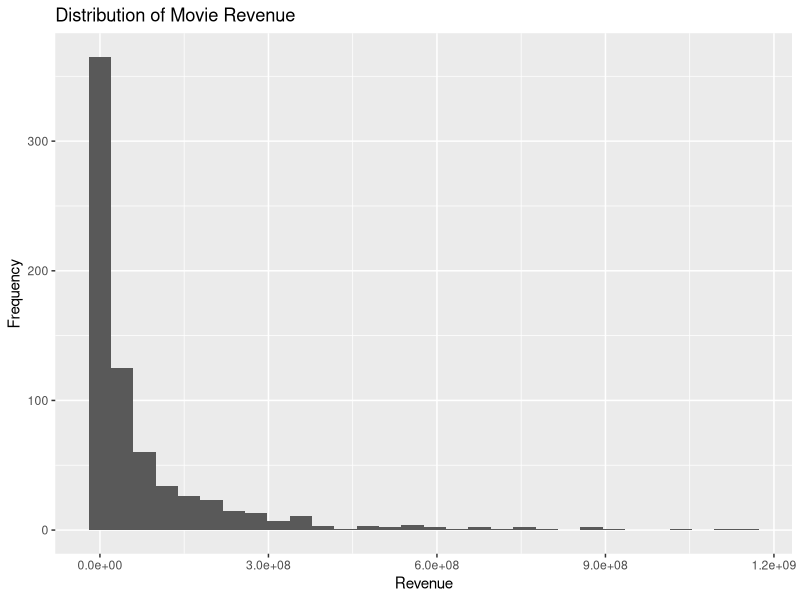
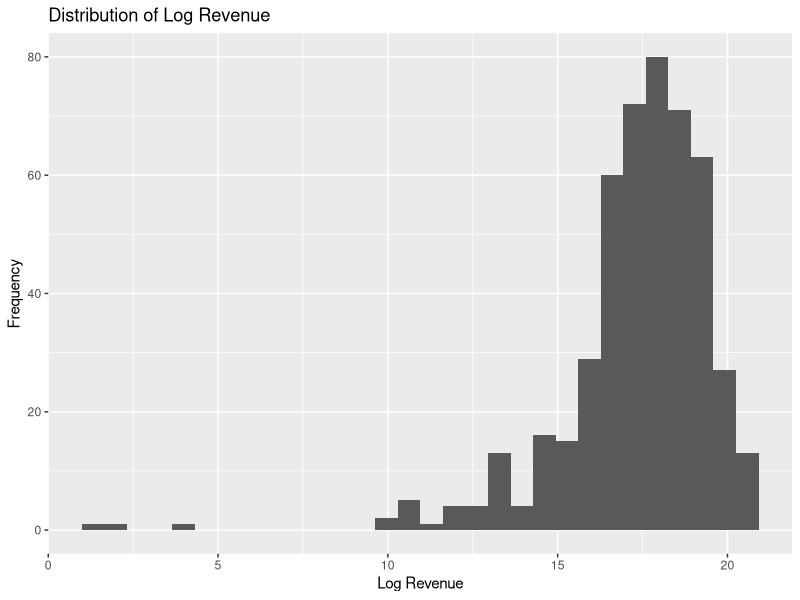
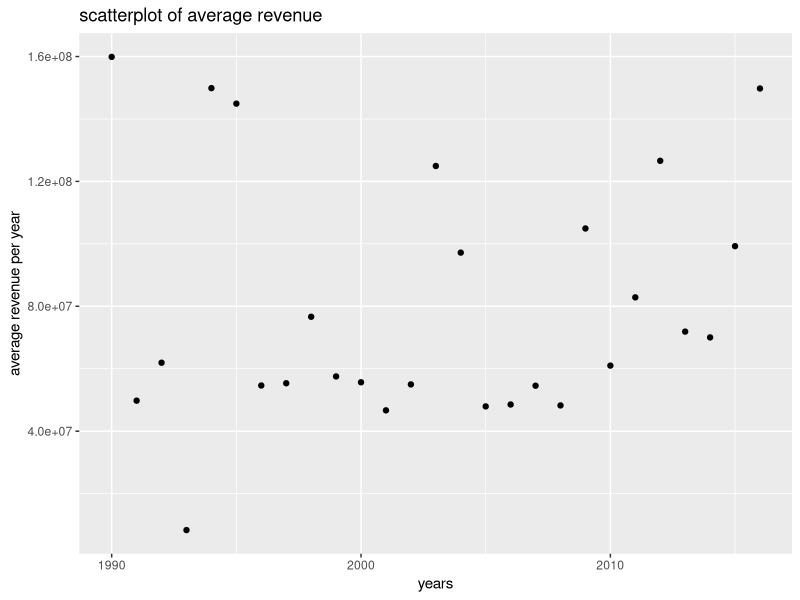
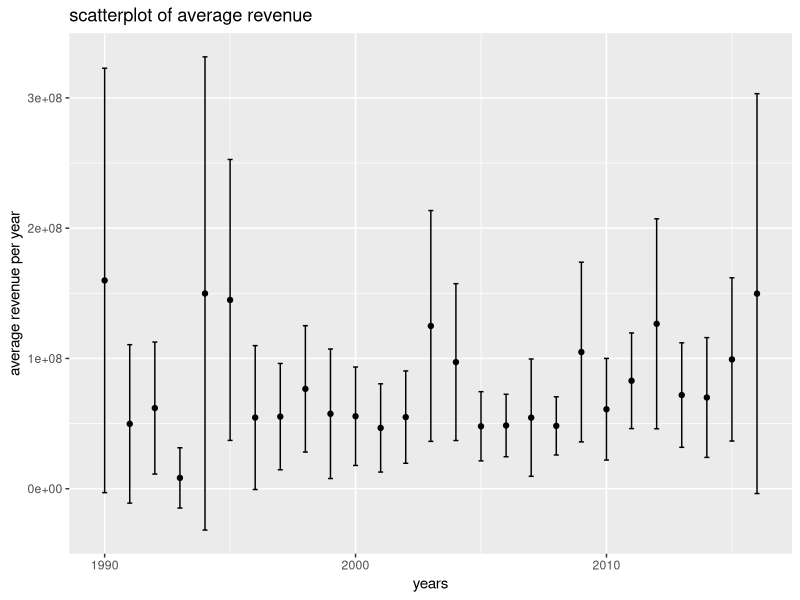

The R script that drew these images, in order:
## ---- chunk 1
knitr::opts_chunk$set(echo = TRUE)
## ---- chunk 2
#WRITE YOUR CODE HERE
dataset = read.delim("data/movies3.tsv")
library(tidyverse)
library(dplyr)
nrow(dataset)
ncol(dataset)
head(dataset)
## ---- chunk 3
#WRITE YOUR CODE HERE
str(dataset)
head(dataset)
## ---- chunk 4

#WRITE YOUR CODE HERE
revenue_summary = dataset %>%
  summarize(
    mean_revenue = mean(revenue, na.rm = TRUE),
    median_revenue = median(revenue, na.rm= TRUE),
    max_revenue = max(revenue, na.rm = TRUE),
    min_revenue = min(revenue, na.rm = TRUE)
    
  )
    print(revenue_summary)
## ---- chunk 5

#WRITE YOUR CODE HERE
top_revenue = dataset %>%
  filter(revenue == max(revenue, na.rm = TRUE)) %>%
  select(title, revenue)#

min_revenue = dataset %>%
  filter(revenue == min(revenue, na.rm = TRUE)) %>%
  select(title, revenue) 

print(top_revenue)
print(min_revenue)
## ---- chunk 6
#WRITE YOUR CODE HERE
ggplot(dataset, aes(x = revenue)) +
  geom_histogram() +
  labs(
    title = "Distribution of Movie Revenue",
    x = "Revenue",
    y = "Frequency"
  )
## ---- chunk 7

#WRITE YOUR CODE HERE
dataset = dataset %>%
  mutate(log_revenue = log(revenue))

zero_revenue = dataset %>%
  filter(revenue == 0) %>%
  select(revenue, log_revenue)

  head(zero_revenue)

average_log_revenue = mean(dataset$log_revenue, na.rm = TRUE)
print(average_log_revenue)
## ---- chunk 8

#WRITE YOUR CODE HERE
dataset = dataset %>%
  mutate(log_revenue = na_if(log_revenue, -Inf))

log_revenue_no_na = dataset$log_revenue[!is.na(dataset$log_revenue)]

mean(log_revenue_no_na)

ggplot(dataset, aes(x = log_revenue)) +
  geom_histogram() +
  labs(
    title = "Distribution of Log Revenue",
    x = "Log Revenue",
    y = "Frequency"
  )
## ---- chunk 9

#WRITE YOUR CODE 
dataset = dataset %>%
  mutate(log_revenue = na_if(log_revenue, -Inf))

revenue_mean = mean(dataset$revenue)
revenue_sd = sd(dataset$revenue)
revenue_n = nrow(dataset)

revenue_skewness =
  (1 / revenue_n) *
  sum(((dataset$revenue - revenue_mean) / revenue_sd)^3, na.rm = TRUE)

revenue_kurtosis =
  (1 / revenue_n) *
  sum(((dataset$revenue - revenue_mean) / revenue_sd)^4, na.rm = TRUE) - 3

print(revenue_skewness)
print(revenue_kurtosis)

log_revenue = dataset$log_revenue[!is.na(dataset$log_revenue)]

log_n = sum(!is.na(dataset$log_revenue))
log_mean = mean(log_revenue)
log_sd = sd(log_revenue)

log_skewness =
  (1 / log_n) *
  sum(((log_revenue - log_mean) / log_sd)^3)

log_kurtosis =
  (1 / log_n) *
  sum(((log_revenue - log_mean) / log_sd)^4) - 3

print(log_skewness)
print(log_kurtosis)
## ---- chunk 10
movies <- read.delim("data/movies3.tsv")
## ---- chunk 11
#github test
mean(movies$vote_average)

## ---- chunk 12
#WRITE YOUR CODE HERE

## ---- chunk 13
#WRITE YOUR CODE HERE

## ---- chunk 14
#WRITE YOUR CODE HERE

## ---- chunk 15
#WRITE YOUR CODE HERE

## ---- chunk 16
result <- t.test(dataset$revenue, conf.level = 0.90)

result$estimate
result$conf.int

## ---- chunk 17
table(dataset$director_gender)

## ---- chunk 18
#WRITE YOUR CODE HERE
dataset$SexDum<-NA
dataset$SexDum[dataset$director_gender=="male"]<-1
dataset$SexDum[dataset$director_gender=="female"]<-0
table(dataset$SexDum)

binom.test(588, 653, 0.5)

## ---- chunk 19
dataset$revenue_in_millions <- dataset$revenue / 1000000
manvariance<-var(dataset$revenue_in_millions[dataset$director_gender=="male"],na.rm=TRUE)
womanvariance<-var(dataset$revenue_in_millions[dataset$director_gender=="female"],na.rm=TRUE)

manvariance
womanvariance
## ---- chunk 20
female_revenue <- dataset$revenue_in_millions[dataset$director_gender == "female"]
female_revenue <- female_revenue[!is.na(female_revenue)]

n <- length(female_revenue)
df <- n - 1

chisq <- df * womanvariance / manvariance

pval <- 2 * min(pchisq(chisq, df), 1 - pchisq(chisq, df))


n
df
chisq
pval

## ---- chunk 21
library(ggplot2)
library(dplyr)

year_data <- dataset |>
  group_by(release_year) |>
  summarize(
    mean_revenue = mean(revenue, na.rm = TRUE)
  )

head(year_data)

ggplot(year_data, aes(x = release_year, y = mean_revenue, na.rm = TRUE)) +
  geom_point() +
  labs(
    title = "scatterplot of average revenue ",
    x = "years",
    y = "average revenue per year"
  )
## ---- chunk 22
years <- sort(unique(dataset$release_year))
year_data <- data.frame(
  release_year = years,
  
  mean_revenue = sapply(years, function(y) {
    t.test(dataset$revenue[dataset$release_year == y])$estimate
  }),
  
  lower = sapply(years, function(y) {
    t.test(dataset$revenue[dataset$release_year == y])$conf.int[1]
  }),
  
  upper = sapply(years, function(y) {
    t.test(dataset$revenue[dataset$release_year == y])$conf.int[2]
  })
)

ggplot(year_data, aes(x = release_year, y = mean_revenue, na.rm = TRUE)) +
  geom_point() +
  geom_errorbar(
    aes(ymin = lower, ymax = upper),
    width = 0.2
  ) +
  labs(
    title = "scatterplot of average revenue ",
    x = "years",
    y = "average revenue per year"
  )
## ---- chunk 23
year_data$n <- sapply(years, function(y) {
  length(dataset$revenue[
    dataset$release_year == y & !is.na(dataset$revenue)
  ])
})

year_data$sd_revenue <- sapply(years, function(y) {
  sd(dataset$revenue[dataset$release_year == y], na.rm = TRUE)
})

year_data$ci_width <- year_data$upper - year_data$lower

year_data[
  order(-year_data$ci_width),
  c("release_year", "n", "sd_revenue", "ci_width")
]
## ---- chunk 24
#WRITE YOUR CODE HERE

## ---- chunk 25
#WRITE YOUR CODE HERE

## ---- chunk 26
#WRITE YOUR CODE HERE

## ---- chunk 27
#WRITE YOUR CODE HERE

## ---- chunk 28
#WRITE YOUR CODE HERE

## ---- chunk 29
#WRITE YOUR CODE HERE

## ---- chunk 30
#WRITE YOUR CODE HERE

## ---- chunk 31
#WRITE YOUR CODE HERE

## ---- chunk 32
#WRITE YOUR CODE HERE

## ---- chunk 33
#WRITE YOUR CODE HERE

## ---- chunk 34
#WRITE YOUR CODE HERE

## ---- chunk 35
#WRITE YOUR CODE HERE

## ---- chunk 36
#WRITE YOUR CODE HERE

## ---- chunk 37
#WRITE YOUR CODE HERE

## ---- chunk 38
#WRITE YOUR CODE HERE
